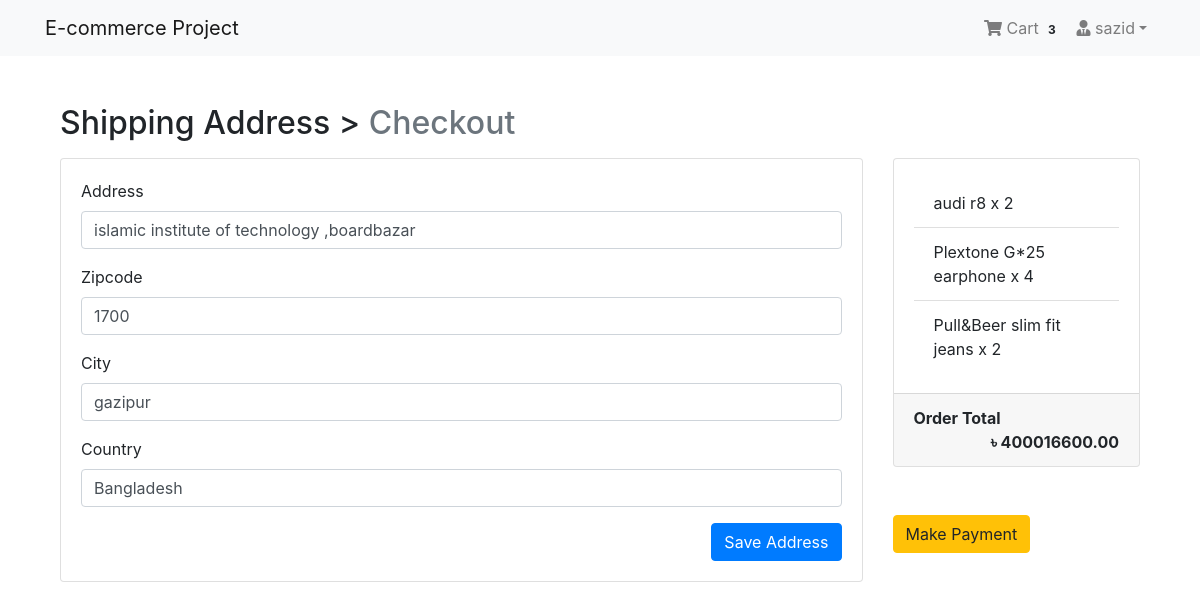
Before: /payment/checkout/ (signed in) with the older database file.
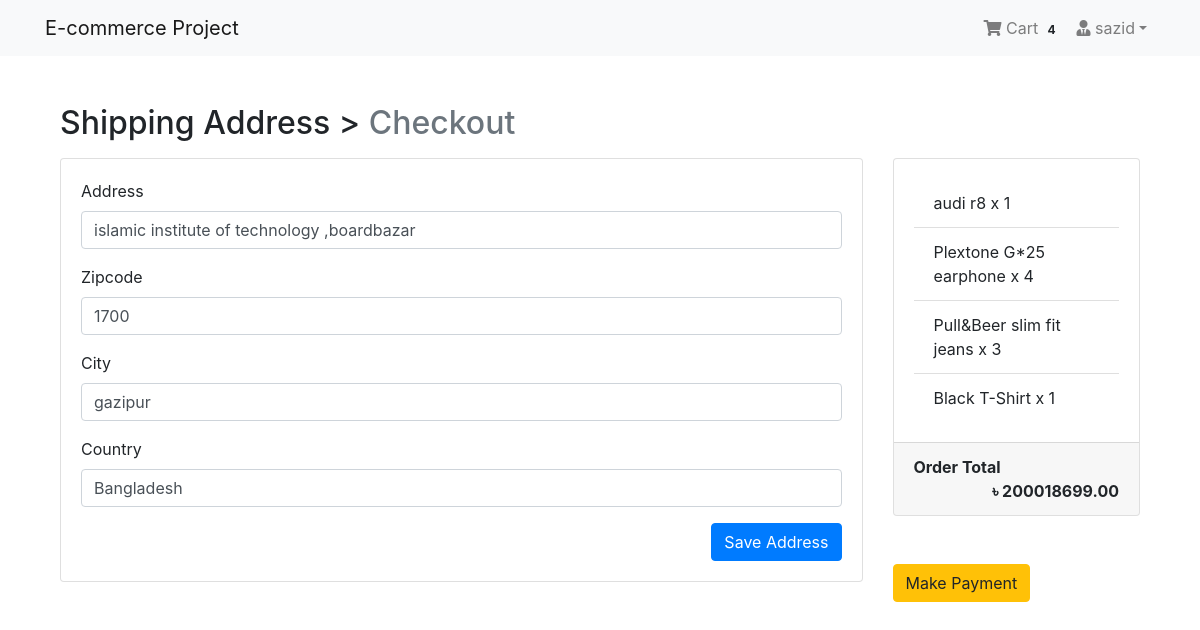
After: the same page with the newer database file.
### App_Login/models.py (models this page shows, shortened)
class User(AbstractBaseUser,PermissionsMixin):
    email = models.EmailField(unique=True,null=False)
    is_staff = models.BooleanField(
        gettext_lazy('staff status'),
        default= False,
        help_text = gettext_lazy('Designates whether the user can login this site')
    )
    is_active =models.BooleanField(
        gettext_lazy('active'),
        default =True,
        help_text = gettext_lazy('Designates whether this user should be treated as active. Unselect this instead of deleting account')
    )
    USERNAME_FIELD = 'email'
    objects = MyUserManager()

class Profile(models.Model):
    user =models.OneToOneField(User,on_delete=models.CASCADE,related_name='profile')
    username = models.CharField(max_length=264,blank=True)
    full_name=models.CharField(max_length=264,blank=True)
    address_1 = models.TextField(max_length=300,blank=True)
    city = models.CharField(max_length=40,blank =True)
    zipcode = models.CharField(max_length=10,blank=True)
    country=models.CharField(max_length=50,blank=True)
    phone = models.CharField(max_length=20,blank=True)
    date_joined=models.DateTimeField(auto_now_add=True)

### App_Order/models.py (models this page shows, shortened)
class Order(models.Model):
    orderitems = models.ManyToManyField(Cart)
    user = models.ForeignKey(settings.AUTH_USER_MODEL,on_delete=models.CASCADE)
    orderd = models.BooleanField(default=False)
    created = models.DateTimeField(auto_now_add=True)
    paymentId =models.CharField(max_length=264,blank=True,null=True)
    orderId=models.CharField(max_length=200,blank=True,null= True)
    def get_totals(self):
        total = 0
        for order_item in self.orderitems.all():
            total += float(order_item.get_total())
        return total

class Cart(models.Model):
    user = models.ForeignKey(settings.AUTH_USER_MODEL,on_delete=models.CASCADE,related_name="cart")
    item = models.ForeignKey(Product,on_delete=models.CASCADE)
    quantity = models.IntegerField(default=1)
    purchased = models.BooleanField(default=False)
    created = models.DateTimeField(auto_now_add=True)
    updated = models.DateTimeField(auto_now = True)
    def get_total(self):
        total = self.item.price * self.quantity
        float_total = format(total,'0.2f')
        return float_total

### App_Shop/models.py (models this page shows, shortened)
class Product(models.Model):
    mainimage =models.ImageField(upload_to='products')
    name= models.CharField(max_length=264)
    category=models.ForeignKey(Category,on_delete=models.CASCADE,related_name='category')
    preview= models.TextField(max_length=200,verbose_name='preview_text')
    detailed_text=models.TextField(max_length=1000,verbose_name='description')
    price=models.FloatField()
    old_price=models.FloatField(default=0.00)
    created =models.DateTimeField(auto_now_add=True)
    class Meta:
        ordering = ['-created',]

### App_Payment/views.py (the view)
# urls.py: path('checkout/', views.checkout, name="checkout"),
@login_required
def checkout(request):
    saved_address = BillingAddress.objects.get_or_create(user=request.user)
    saved_address = saved_address[0]
    form = BillingForm(instance=saved_address)
    if request.method == "POST":
        form = BillingForm(request.POST, instance=saved_address)
        if form.is_valid():
            form.save()
            form = BillingForm(instance=saved_address)
            messages.success(request, f"Shipping Address Saved!")
    order_qs = Order.objects.filter(user=request.user, orderd=False)
    order_items = order_qs[0].orderitems.all()
    order_total = order_qs[0].get_totals()
    return render(request, 'App_Payment/checkout.html', context={"form":form, "order_items":order_items, "order_total":order_total, "saved_address":saved_address})

### App_Payment/forms.py
class BillingForm(forms.ModelForm):
    class Meta:
        model = BillingAddress
        fields = ['address', 'zipcode', 'city', 'country']

### App_Order/templatetags/cart_tag.py (called while the page is built)
@register.filter
def cart_total(user):
    order = Order.objects.filter(user=user, orderd=False)
    if order.exists():
        return order[0].orderitems.count()
    else:
        return 0

### App_Payment/models.py (called while the page is built)
    def is_fully_filled(self):
        field_names = [f.name for f in self._meta.get_fields()]
        for field_name in field_names:
            value = getattr(self, field_name)
            if value is None or value=='':
                return False
        return True

### templates/App_Payment/checkout.html (shortened to what this page needs)
{% extends 'base.html' %}
{% load crispy_forms_tags %}
{% block body %}
<div class="container mt-5">
  <h2 class="mb-3">
    Shipping Address > <span class="text-muted">Checkout</span>
  </h2>
  <div class="row">
    <div class="col-md-9">
      <div class="card mb-5" style="height: auto">
        <div class="card-body">
          <form method="POST">
            {{form|crispy}}
            <button type="submit" class="btn btn-primary float-right">Save Address</button>
          </form>
        </div>
      </div>
    </div>
    <div class="col-md-3">
      <div class="card" style="height:auto">
        <div class="card-body">
          <ul class="list-group list-group-flush">
            {% for order_item in order_items %}
              <li class="list-group-item">{{ order_item.item.name}} x {{order_item.quantity}}</li>
            {% endfor %}
          </ul>
        </div>
        <div class="card-footer">
          <span class="float-left"><b>Order Total</b></span>
          <span class="float-right"><b>&#2547; {{order_total|floatformat:2}}</b></span>
        </div>
      </div>
      <br>
      <br>
      {% if saved_address.is_fully_filled %}
      <a href="#" class="btn btn-warning btn-md">Make Payment</a>
      {% else %}
      <div class="alert alert-info">
        <p>Please fill up all the information to make payment.</p>
      </div>
      {% endif %}
    </div>
  </div>
</div>
{% endblock %}

### templates/navbar.html (shortened to what this page needs)
{% load cart_tag %}
<nav class="navbar navbar-expand-lg navbar-light bg-light">
  <div class="container">
    <a class="navbar-brand" href="{% url 'App_Shop:home' %}">E-commerce Project</a>
    <div class="collapse navbar-collapse" id="navbarNav">
      <ul class="navbar-nav ml-auto">
        {% if request.user.is_authenticated %}
        <li class="nav-item">
              <a href="{% url 'App_Order:cart' %}" class="nav-link">
                <i class="fa fa-shopping-cart"></i> Cart
                <span class="badge badge-light">{{ request.user | cart_total }}</span>
              </a>
        </li>
        <li class="nav-item dropdown">
          <a class="nav-link dropdown-toggle" href="#" id="navbarDropdown" role="button" data-toggle="dropdown" aria-haspopup="true" aria-expanded="false"><i class="fas fa-user-tie"></i> {{request.user.profile.username}}</a>
        </li>
        {% else %}
        <li class="nav-item">
          <a href="{% url 'App_Login:login' %}" class="btn btn-primary">Login</a>
        </li>
        {% endif %}
      </ul>
  </div>
</div>
</nav>

Changed rows visible on the page:
changed User "sazid": user|cart_total "3" → "4"
changed Cart "audi r8": quantity "2" → "1"
changed Cart "Pull&Beer slim fit jeans": quantity "2" → "3"
added Cart: item.name "Black T-Shirt", quantity "1"
Other visible differences:
{{ order_total|floatformat:2 }}: "400016600.00" → "200018699.00"
